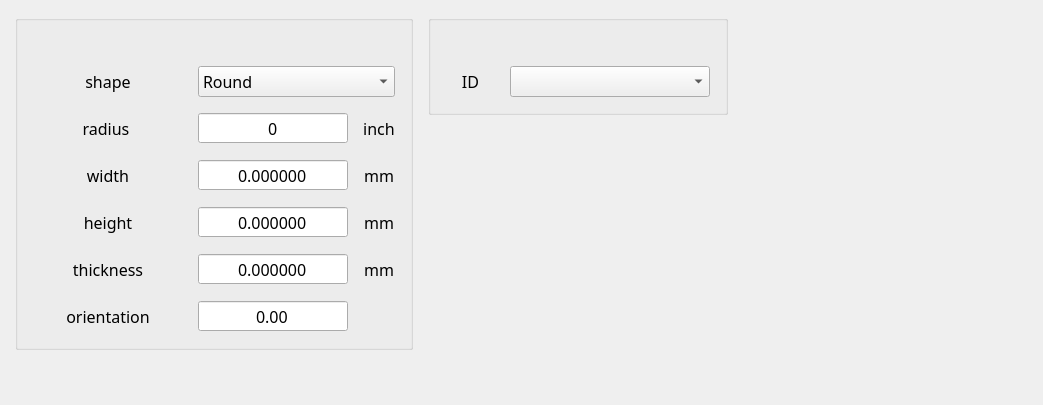
     <widget class="QWidget" name="Substrates">
      <attribute name="title">
       <string>Substrates</string>
      </attribute>
      <layout class="QHBoxLayout" name="horizontalLayout_2" stretch="1,1,1">
       <property name="spacing">
        <number>15</number>
       </property>
       <property name="leftMargin">
        <number>15</number>
       </property>
       <property name="topMargin">
        <number>15</number>
       </property>
       <property name="rightMargin">
        <number>15</number>
       </property>
       <property name="bottomMargin">
        <number>15</number>
       </property>
       <item>
        <layout class="QVBoxLayout" name="verticalLayout_3">
         <item>
          <widget class="GroupBox" name="substrate_groupBox">
           <property name="minimumSize">
            <size>
             <width>0</width>
             <height>0</height>
            </size>
           </property>
           <property name="maximumSize">
            <size>
             <width>600</width>
             <height>16777215</height>
            </size>
           </property>
           <property name="font">
            <font>
             <family>HarmonyOS Sans</family>
             <pointsize>12</pointsize>
            </font>
           </property>
           <property name="styleSheet">
            <string notr="true"/>
           </property>
           <property name="title">
            <string/>
           </property>
           <layout class="QGridLayout" name="gridLayout_3" columnstretch="0,0,0">
            <property name="leftMargin">
             <number>15</number>
            </property>
            <property name="topMargin">
             <number>45</number>
            </property>
            <property name="rightMargin">
             <number>15</number>
            </property>
            <property name="bottomMargin">
             <number>15</number>
            </property>
            <property name="spacing">
             <number>15</number>
            </property>
            <item row="1" column="2">
             <widget class="QLabel" name="radius_unit_rad">
              <property name="minimumSize">
               <size>
                <width>0</width>
                <height>30</height>
               </size>
              </property>
              <property name="text">
               <string>inch</string>
              </property>
              <property name="alignment">
               <set>Qt::AlignCenter</set>
              </property>
             </widget>
            </item>
            <item row="2" column="2">
             <widget class="QLabel" name="width_unit_mm">
              <property name="minimumSize">
               <size>
                <width>0</width>
                <height>30</height>
               </size>
              </property>
              <property name="text">
               <string>mm</string>
              </property>
              <property name="alignment">
               <set>Qt::AlignCenter</set>
              </property>
             </widget>
            </item>
            <item row="3" column="1">
             <widget class="QDoubleSpinBox" name="dbb_heigth">
              <property name="minimumSize">
               <size>
                <width>150</width>
                <height>0</height>
               </size>
              </property>
              <property name="alignment">
               <set>Qt::AlignCenter</set>
              </property>
              <property name="buttonSymbols">
               <enum>QAbstractSpinBox::NoButtons</enum>
              </property>
              <property name="decimals">
               <number>6</number>
              </property>
              <property name="minimum">
               <double>-9999.000000000000000</double>
              </property>
              <property name="maximum">
               <double>9999.000000000000000</double>
              </property>
             </widget>
            </item>
            <item row="3" column="2">
             <widget class="QLabel" name="height_unit_mm">
              <property name="minimumSize">
               <size>
                <width>0</width>
                <height>30</height>
               </size>
              </property>
              <property name="text">
               <string>mm</string>
              </property>
              <property name="alignment">
               <set>Qt::AlignCenter</set>
              </property>
             </widget>
            </item>
            <item row="1" column="0">
             <widget class="QLabel" name="radius">
              <property name="minimumSize">
               <size>
                <width>150</width>
                <height>0</height>
               </size>
              </property>
              <property name="text">
               <string>radius </string>
              </property>
              <property name="alignment">
               <set>Qt::AlignCenter</set>
              </property>
             </widget>
            </item>
            <item row="5" column="0">
             <widget class="QLabel" name="orientation">
              <property name="minimumSize">
               <size>
                <width>150</width>
                <height>0</height>
               </size>
              </property>
              <property name="text">
               <string>orientation</string>
              </property>
              <property name="alignment">
               <set>Qt::AlignCenter</set>
              </property>
             </widget>
            </item>
            <item row="0" column="0">
             <widget class="QLabel" name="type">
              <property name="minimumSize">
               <size>
                <width>150</width>
                <height>0</height>
               </size>
              </property>
              <property name="text">
               <string>shape</string>
              </property>
              <property name="alignment">
               <set>Qt::AlignCenter</set>
              </property>
             </widget>
            </item>
            <item row="3" column="0">
             <widget class="QLabel" name="height">
              <property name="minimumSize">
               <size>
                <width>150</width>
                <height>0</height>
               </size>
              </property>
              <property name="text">
               <string>height</string>
              </property>
              <property name="alignment">
               <set>Qt::AlignCenter</set>
              </property>
             </widget>
            </item>
            <item row="2" column="0">
             <widget class="QLabel" name="width">
              <property name="minimumSize">
               <size>
                <width>150</width>
                <height>0</height>
               </size>
              </property>
              <property name="text">
               <string>width</string>
              </property>
              <property name="alignment">
               <set>Qt::AlignCenter</set>
              </property>
             </widget>
            </item>
            <item row="2" column="1">
             <widget class="QDoubleSpinBox" name="dbb_width">
              <property name="minimumSize">
               <size>
                <width>150</width>
                <height>0</height>
               </size>
              </property>
              <property name="alignment">
               <set>Qt::AlignCenter</set>
              </property>
              <property name="buttonSymbols">
               <enum>QAbstractSpinBox::NoButtons</enum>
              </property>
              <property name="decimals">
               <number>6</number>
              </property>
              <property name="minimum">
               <double>-9999.000000000000000</double>
              </property>
              <property name="maximum">
               <double>9999.000000000000000</double>
              </property>
             </widget>
            </item>
            <item row="4" column="2">
             <widget class="QLabel" name="thickness_unit_mm">
              <property name="minimumSize">
               <size>
                <width>0</width>
                <height>30</height>
               </size>
              </property>
              <property name="text">
               <string>mm</string>
              </property>
              <property name="alignment">
               <set>Qt::AlignCenter</set>
              </property>
             </widget>
            </item>
            <item row="5" column="1">
             <widget class="QDoubleSpinBox" name="dbb_orientation">
              <property name="alignment">
               <set>Qt::AlignCenter</set>
              </property>
              <property name="buttonSymbols">
               <enum>QAbstractSpinBox::NoButtons</enum>
              </property>
             </widget>
            </item>
            <item row="1" column="1">
             <widget class="QDoubleSpinBox" name="dbb_radius">
              <property name="minimumSize">
               <size>
                <width>150</width>
                <height>0</height>
               </size>
              </property>
              <property name="alignment">
               <set>Qt::AlignCenter</set>
              </property>
              <property name="buttonSymbols">
               <enum>QAbstractSpinBox::NoButtons</enum>
              </property>
              <property name="decimals">
               <number>0</number>
              </property>
              <property name="minimum">
               <double>-9999.000000000000000</double>
              </property>
              <property name="maximum">
               <double>9999.000000000000000</double>
              </property>
             </widget>
            </item>
            <item row="4" column="0">
             <widget class="QLabel" name="thickness_up_label">
              <property name="minimumSize">
               <size>
                <width>150</width>
                <height>0</height>
               </size>
              </property>
              <property name="text">
               <string>thickness</string>
              </property>
              <property name="alignment">
               <set>Qt::AlignCenter</set>
              </property>
             </widget>
            </item>
            <item row="4" column="1">
             <widget class="QDoubleSpinBox" name="dbb_thickness">
              <property name="minimumSize">
               <size>
                <width>150</width>
                <height>0</height>
               </size>
              </property>
              <property name="alignment">
               <set>Qt::AlignCenter</set>
              </property>
              <property name="buttonSymbols">
               <enum>QAbstractSpinBox::NoButtons</enum>
              </property>
              <property name="decimals">
               <number>6</number>
              </property>
              <property name="minimum">
               <double>-9999.000000000000000</double>
              </property>
              <property name="maximum">
               <double>9999.000000000000000</double>
              </property>
             </widget>
            </item>
            <item row="0" column="1" colspan="2">
             <widget class="QComboBox" name="cbx_shape">
              <property name="minimumSize">
               <size>
                <width>140</width>
                <height>0</height>
               </size>
              </property>
              <item>
               <property name="text">
                <string>Round</string>
               </property>
              </item>
             </widget>
            </item>
           </layout>
          </widget>
         </item>
         <item>
          <spacer name="verticalSpacer">
           <property name="orientation">
            <enum>Qt::Vertical</enum>
           </property>
           <property name="sizeHint" stdset="0">
            <size>
             <width>20</width>
             <height>40</height>
            </size>
           </property>
          </spacer>
         </item>
        </layout>
       </item>
       <item>
        <layout class="QVBoxLayout" name="verticalLayout_4">
         <item>
          <widget class="GroupBox" name="substrate2_groupBox_2">
           <property name="minimumSize">
            <size>
             <width>0</width>
             <height>0</height>
            </size>
           </property>
           <property name="font">
            <font>
             <family>HarmonyOS Sans</family>
             <pointsize>12</pointsize>
            </font>
           </property>
           <property name="styleSheet">
            <string notr="true"/>
           </property>
           <property name="title">
            <string/>
           </property>
           <layout class="QGridLayout" name="gridLayout_4" columnstretch="2,0">
            <property name="leftMargin">
             <number>15</number>
            </property>
            <property name="topMargin">
             <number>45</number>
            </property>
            <property name="rightMargin">
             <number>15</number>
            </property>
            <property name="bottomMargin">
             <number>15</number>
            </property>
            <property name="spacing">
             <number>15</number>
            </property>
            <item row="0" column="0">
             <widget class="QLabel" name="ID_stencil">
              <property name="text">
               <string>ID</string>
              </property>
              <property name="alignment">
               <set>Qt::AlignCenter</set>
              </property>
             </widget>
            </item>
            <item row="0" column="1">
             <widget class="QComboBox" name="cbb_ID_Stencil">
              <property name="minimumSize">
               <size>
                <width>200</width>
                <height>0</height>
               </size>
              </property>
             </widget>
            </item>
           </layout>
          </widget>
         </item>
         <item>
          <spacer name="verticalSpacer_15">
           <property name="orientation">
            <enum>Qt::Vertical</enum>
           </property>
           <property name="sizeHint" stdset="0">
            <size>
             <width>20</width>
             <height>40</height>
            </size>
           </property>
          </spacer>
         </item>
        </layout>
       </item>
       <item>
        <spacer name="horizontalSpacer_2">
         <property name="orientation">
          <enum>Qt::Horizontal</enum>
         </property>
         <property name="sizeType">
          <enum>QSizePolicy::Preferred</enum>
         </property>
         <property name="sizeHint" stdset="0">
          <size>
           <width>331</width>
           <height>20</height>
          </size>
         </property>
        </spacer>
       </item>
      </layout>
     </widget>
